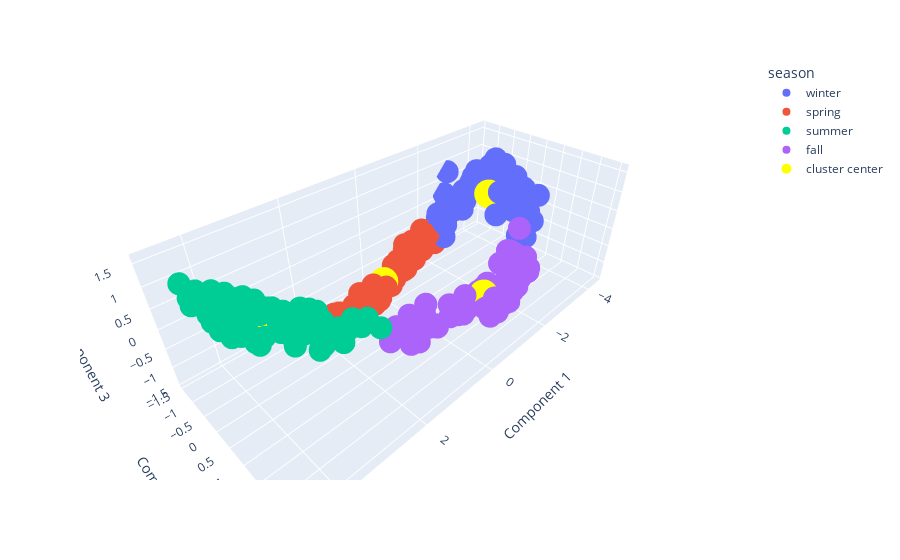

The notebook cell this image was saved under:
### Code cell
df = pca_kmeans_data
fig = px.scatter_3d(df, x='Component 1', y='Component 2', z='Component 3',
              color='season')

df = pca_kmeans_cluster_centers
fig.add_scatter3d(x=df[0], y=df[1], z=df[2], mode="markers", 
                marker=dict(size=10, color="yellow"),
                name="cluster center", row=1, col=1)

fig.show()
